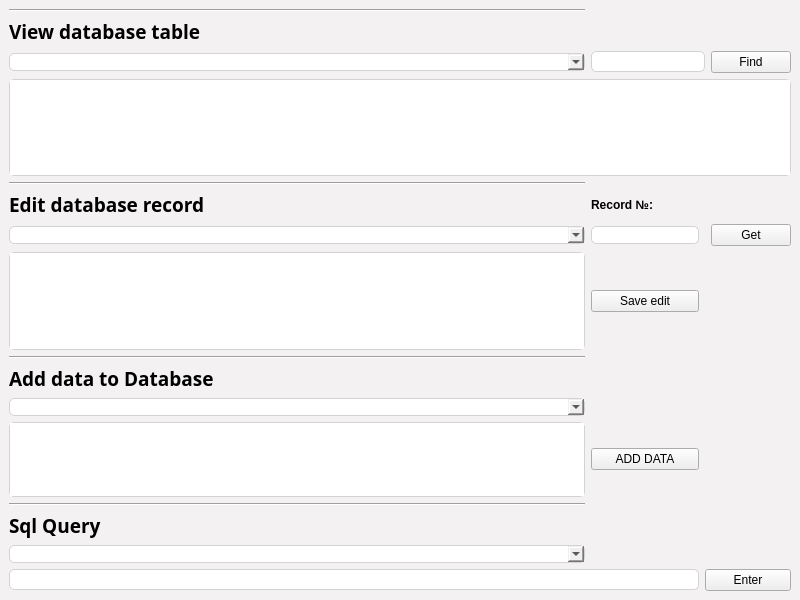
<?xml version="1.0" encoding="UTF-8"?>
<ui version="4.0">
 <class>MainWindow</class>
 <widget class="QMainWindow" name="MainWindow">
  <property name="geometry">
   <rect>
    <x>0</x>
    <y>0</y>
    <width>800</width>
    <height>600</height>
   </rect>
  </property>
  <property name="windowTitle">
   <string>MainWindow</string>
  </property>
  <widget class="QWidget" name="centralwidget">
   <property name="styleSheet">
    <string notr="true">QWidget
{
font :'Montserrat';
}
QLabel
{
font-weight: bold;
}

#centralwidget{
background-color:rgb(243, 241, 241);
}

QPushButton::pressed
{
background-color: gray;
}

QLineEdit
{
border: 1px solid lightgray;
border-radius: 5px;
}

QTableView
{
border: 1px solid lightgray;
border-radius: 5px;
}

QComboBox
{
border: 1px solid lightgray;
border-radius: 5px;
}</string>
   </property>
   <layout class="QGridLayout" name="gridLayout">
    <item row="2" column="1" colspan="2">
     <widget class="QLineEdit" name="lineEdit_search_in_database">
      <property name="font">
       <font>
        <family>Montserrat Medium</family>
        <weight>50</weight>
        <italic>false</italic>
        <bold>false</bold>
       </font>
      </property>
     </widget>
    </item>
    <item row="8" column="0">
     <widget class="QTableView" name="tableView"/>
    </item>
    <item row="17" column="0">
     <widget class="QComboBox" name="comboBox_sqlQueries"/>
    </item>
    <item row="11" column="0">
     <widget class="QLabel" name="label_2">
      <property name="font">
       <font>
        <family>Montserrat ExtraBold</family>
        <pointsize>14</pointsize>
        <weight>75</weight>
        <italic>false</italic>
        <bold>true</bold>
       </font>
      </property>
      <property name="text">
       <string>Add data to Database</string>
      </property>
     </widget>
    </item>
    <item row="7" column="1">
     <widget class="QLineEdit" name="lineEdit_recordNumber">
      <property name="sizePolicy">
       <sizepolicy hsizetype="Preferred" vsizetype="Fixed">
        <horstretch>0</horstretch>
        <verstretch>0</verstretch>
       </sizepolicy>
      </property>
     </widget>
    </item>
    <item row="9" column="0">
     <widget class="Line" name="line">
      <property name="orientation">
       <enum>Qt::Horizontal</enum>
      </property>
     </widget>
    </item>
    <item row="1" column="0">
     <widget class="QLabel" name="label_3">
      <property name="font">
       <font>
        <family>Montserrat ExtraBold</family>
        <pointsize>14</pointsize>
        <weight>75</weight>
        <italic>false</italic>
        <bold>true</bold>
       </font>
      </property>
      <property name="text">
       <string>View database table</string>
      </property>
     </widget>
    </item>
    <item row="7" column="0">
     <widget class="QComboBox" name="comboBox_editRecord"/>
    </item>
    <item row="13" column="1">
     <widget class="QPushButton" name="pushButton_add_new_data">
      <property name="text">
       <string>ADD DATA</string>
      </property>
     </widget>
    </item>
    <item row="18" column="0" colspan="2">
     <widget class="QLineEdit" name="lineEdit_customQuery">
      <property name="font">
       <font>
        <family>Montserrat Medium</family>
        <weight>50</weight>
        <italic>false</italic>
        <bold>false</bold>
       </font>
      </property>
     </widget>
    </item>
    <item row="6" column="1">
     <widget class="QLabel" name="label_5">
      <property name="styleSheet">
       <string notr="true">font-weight: bold;</string>
      </property>
      <property name="text">
       <string>Record №:</string>
      </property>
     </widget>
    </item>
    <item row="3" column="0" colspan="4">
     <widget class="QTableView" name="tableView_editDatabase">
      <property name="sizePolicy">
       <sizepolicy hsizetype="Expanding" vsizetype="Preferred">
        <horstretch>0</horstretch>
        <verstretch>0</verstretch>
       </sizepolicy>
      </property>
      <property name="font">
       <font>
        <family>Montserrat Medium</family>
        <weight>50</weight>
        <italic>false</italic>
        <bold>false</bold>
       </font>
      </property>
     </widget>
    </item>
    <item row="2" column="0">
     <widget class="QComboBox" name="comboBox_editDatabase"/>
    </item>
    <item row="13" column="0">
     <widget class="QTableView" name="tableView_addToDatabase">
      <property name="minimumSize">
       <size>
        <width>0</width>
        <height>75</height>
       </size>
      </property>
      <property name="maximumSize">
       <size>
        <width>16777215</width>
        <height>75</height>
       </size>
      </property>
     </widget>
    </item>
    <item row="16" column="0">
     <widget class="QLabel" name="label">
      <property name="font">
       <font>
        <family>Montserrat ExtraBold</family>
        <pointsize>14</pointsize>
        <weight>75</weight>
        <italic>false</italic>
        <bold>true</bold>
       </font>
      </property>
      <property name="text">
       <string>Sql Query</string>
      </property>
     </widget>
    </item>
    <item row="12" column="0">
     <widget class="QComboBox" name="comboBox_addToDatabase"/>
    </item>
    <item row="2" column="3">
     <widget class="QPushButton" name="pushButton_find_in_database">
      <property name="text">
       <string>Find</string>
      </property>
     </widget>
    </item>
    <item row="7" column="3">
     <widget class="QPushButton" name="pushButton_getRecord">
      <property name="sizePolicy">
       <sizepolicy hsizetype="Preferred" vsizetype="Fixed">
        <horstretch>0</horstretch>
        <verstretch>0</verstretch>
       </sizepolicy>
      </property>
      <property name="text">
       <string>Get</string>
      </property>
     </widget>
    </item>
    <item row="4" column="0">
     <spacer name="verticalSpacer">
      <property name="orientation">
       <enum>Qt::Vertical</enum>
      </property>
      <property name="sizeHint" stdset="0">
       <size>
        <width>20</width>
        <height>40</height>
       </size>
      </property>
     </spacer>
    </item>
    <item row="10" column="0">
     <spacer name="verticalSpacer_2">
      <property name="orientation">
       <enum>Qt::Vertical</enum>
      </property>
      <property name="sizeHint" stdset="0">
       <size>
        <width>20</width>
        <height>40</height>
       </size>
      </property>
     </spacer>
    </item>
    <item row="18" column="2" colspan="2">
     <widget class="QPushButton" name="pushButton_custom_query_enter">
      <property name="text">
       <string>Enter</string>
      </property>
     </widget>
    </item>
    <item row="6" column="0">
     <widget class="QLabel" name="label_4">
      <property name="font">
       <font>
        <family>Montserrat</family>
        <pointsize>14</pointsize>
        <weight>75</weight>
        <italic>false</italic>
        <bold>true</bold>
       </font>
      </property>
      <property name="styleSheet">
       <string notr="true">font-weight: bold;</string>
      </property>
      <property name="text">
       <string>Edit database record</string>
      </property>
     </widget>
    </item>
    <item row="8" column="1">
     <widget class="QPushButton" name="pushButton_saveEdit">
      <property name="text">
       <string>Save edit</string>
      </property>
     </widget>
    </item>
    <item row="15" column="0">
     <spacer name="verticalSpacer_3">
      <property name="orientation">
       <enum>Qt::Vertical</enum>
      </property>
      <property name="sizeHint" stdset="0">
       <size>
        <width>20</width>
        <height>40</height>
       </size>
      </property>
     </spacer>
    </item>
    <item row="5" column="0">
     <widget class="Line" name="line_2">
      <property name="orientation">
       <enum>Qt::Horizontal</enum>
      </property>
     </widget>
    </item>
    <item row="14" column="0">
     <widget class="Line" name="line_3">
      <property name="orientation">
       <enum>Qt::Horizontal</enum>
      </property>
     </widget>
    </item>
    <item row="0" column="0">
     <widget class="Line" name="line_4">
      <property name="orientation">
       <enum>Qt::Horizontal</enum>
      </property>
     </widget>
    </item>
   </layout>
  </widget>
 </widget>
 <resources/>
 <connections/>
</ui>
